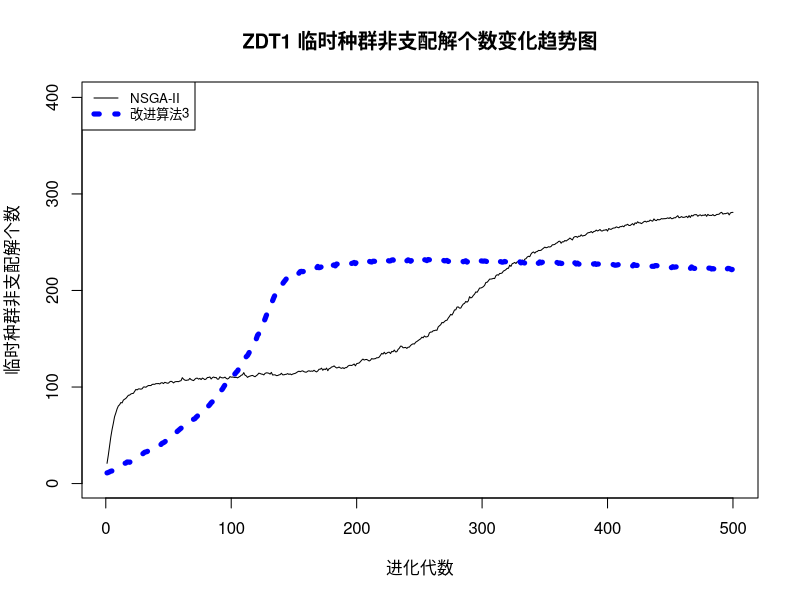

The R source for this figure:
a<-read.table('a.txt')
#b<-read.table('b.txt')
b<-read.table('b.txt')
#d<-read.table('d.txt')

plot(1:500, a$V1, xlab="进化代数", ylab="临时种群非支配解个数", type="l", xlim=c(1, 500), ylim=c(1, 400), main="ZDT1 临时种群非支配解个数变化趋势图")

#lines(1:500, b$V1, lty=3, lwd=2.5, col="green")
lines(1:500, b$V1, lty=3, lwd=5, col="blue")
#lines(1:500, d$V1, lty=1, lwd=4.5, col="red")

legend.txt<-c("NSGA-II", "改进算法3")
legend("topleft", legend=legend.txt, col=c("black", "blue"), lty=c(1, 4), lwd=c(1,5), bty="o", cex=0.8)

